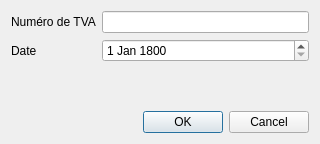
<?xml version="1.0" encoding="UTF-8"?>
<ui version="4.0">
 <class>DialogAddVatnumber</class>
 <widget class="QDialog" name="DialogAddVatnumber">
  <property name="geometry">
   <rect>
    <x>0</x>
    <y>0</y>
    <width>320</width>
    <height>144</height>
   </rect>
  </property>
  <property name="windowTitle">
   <string>Ajouter un numéro de TVA</string>
  </property>
  <layout class="QVBoxLayout" name="verticalLayout">
   <item>
    <layout class="QFormLayout" name="formLayout">
     <item row="0" column="0">
      <widget class="QLabel" name="label">
       <property name="text">
        <string>Numéro de TVA</string>
       </property>
      </widget>
     </item>
     <item row="0" column="1">
      <widget class="QLineEdit" name="lineEditVatNumber"/>
     </item>
     <item row="1" column="0">
      <widget class="QLabel" name="label_2">
       <property name="text">
        <string>Date</string>
       </property>
      </widget>
     </item>
     <item row="1" column="1">
      <widget class="QDateEdit" name="dateEditRegistration">
       <property name="dateTime">
        <datetime>
         <hour>0</hour>
         <minute>0</minute>
         <second>0</second>
         <year>1800</year>
         <month>1</month>
         <day>1</day>
        </datetime>
       </property>
      </widget>
     </item>
    </layout>
   </item>
   <item>
    <widget class="QDialogButtonBox" name="buttonBox">
     <property name="orientation">
      <enum>Qt::Horizontal</enum>
     </property>
     <property name="standardButtons">
      <set>QDialogButtonBox::Cancel|QDialogButtonBox::Ok</set>
     </property>
    </widget>
   </item>
  </layout>
 </widget>
 <resources/>
 <connections>
  <connection>
   <sender>buttonBox</sender>
   <signal>accepted()</signal>
   <receiver>DialogAddVatnumber</receiver>
   <slot>accept()</slot>
   <hints>
    <hint type="sourcelabel">
     <x>248</x>
     <y>254</y>
    </hint>
    <hint type="destinationlabel">
     <x>157</x>
     <y>274</y>
    </hint>
   </hints>
  </connection>
  <connection>
   <sender>buttonBox</sender>
   <signal>rejected()</signal>
   <receiver>DialogAddVatnumber</receiver>
   <slot>reject()</slot>
   <hints>
    <hint type="sourcelabel">
     <x>316</x>
     <y>260</y>
    </hint>
    <hint type="destinationlabel">
     <x>286</x>
     <y>274</y>
    </hint>
   </hints>
  </connection>
 </connections>
</ui>
